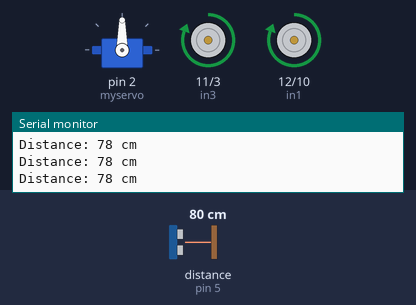
A sketch run on a simulated Arduino Uno, built with avr-gcc and run on an emulated ATmega328P. Shown: servo, motor-driver pin pairs drawn as motors (green arrow = first pin HIGH = forward, orange = second pin HIGH = backward, longer = more drive), the last lines printed to the serial monitor. Wiring (inferred from the names in the program): ultrasonic range finder: trigger pin 6; echo pin 5. Inputs (shaded band) come from the test bench; at power-on: distance to the obstacle (sensor on pin 5) 80 cm. The echo pulse lasts 58.3 µs per cm.

Above: at 3.2 s.
3.3 s: distance to the obstacle (sensor on pin 5) set to 23 cm
4.8 s: distance to the obstacle (sensor on pin 5) set to 19 cm
At 5.2 s:
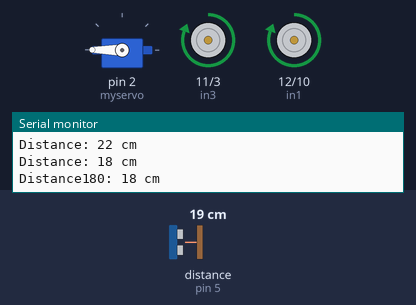
7.8 s: distance to the obstacle (sensor on pin 5) set to 2 cm
At 8.2 s:
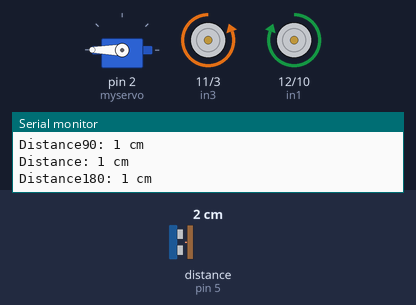
10.8 s: distance to the obstacle (sensor on pin 5) set to 4 cm
At 11.2 s:
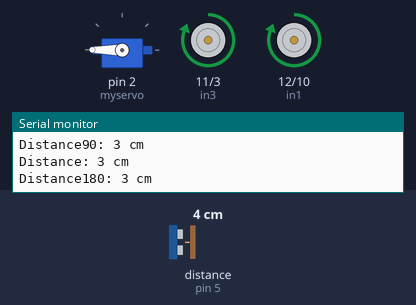
13.8 s: distance to the obstacle (sensor on pin 5) set to 183 cm
At 14.5 s:
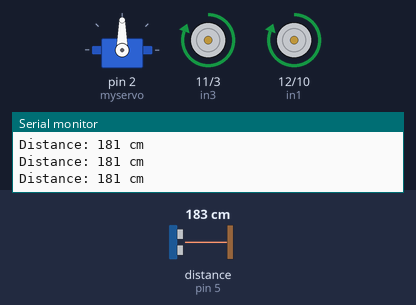
Timing chart, 0 to 16.4 s (numbered marks = the images above; inputs shaded):
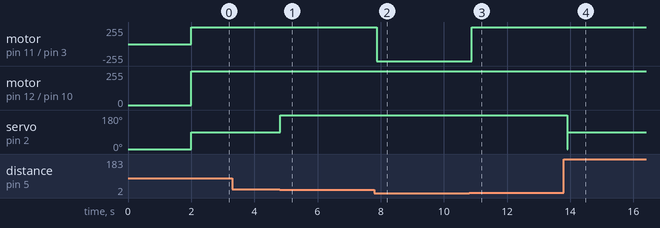

Measured:
- the behaviour switches between 21 and 20 cm on distance to the obstacle (sensor on pin 5) (found by bisection; images 0 and 1)
- the behaviour switches between 2 and 3 cm on distance to the obstacle (sensor on pin 5) (found by bisection; images 2 and 3)
- after the input at 4.8 s, servo on pin 2 (myservo): 90° → 180° at once
- after the input at 7.8 s, motor on pin 11 (in3) / pin 3 (in4): forward 255/255 → backward 255/255 after 0.07 s
- after the input at 10.8 s, motor on pin 11 (in3) / pin 3 (in4): backward 255/255 → forward 255/255 after 0.09 s
- after the input at 13.8 s, servo on pin 2 (myservo): 180° → 90° after 0.10 s

The sketch:

sketch_nov26b.ino
```cpp
#include <Servo.h>

Servo myservo;

#define echoPin 5 // attach pin D2 Arduino to pin Echo of HC-SR04
#define trigPin 6 //attach pin D3 Arduino to pin Trig of HC-SR04

#define in1 12
#define in2 10
#define in3 11
#define in4 3

// defines variables
long duration; // variable for the duration of sound wave travel
int distance; // variable for the distance measurement

int distance_0=0,distance_90=0,distance_180=0;
int threshold_distance=20;
int dir=0;


int distance_calc(){
  ///////////////////////ultrasonic distance calculation/////////////////////////////////////////////

  // Clears the trigPin condition
  digitalWrite(trigPin, LOW);
  delayMicroseconds(2);
  // Sets the trigPin HIGH (ACTIVE) for 10 microseconds
  digitalWrite(trigPin, HIGH);
  delayMicroseconds(10);
  digitalWrite(trigPin, LOW);
  delayMicroseconds(10);
  // Reads the echoPin, returns the sound wave travel time in microseconds
  duration = pulseIn(echoPin, HIGH);
  // Calculating the distance
  int dist = duration * 0.034 / 2; // Speed of sound wave divided by 2 (go and back)
  // Displays the distance on the Serial Monitor
  Serial.print("Distance: ");
  Serial.print(dist);
  Serial.println(" cm");

  return dist;
  }

void check_direction(){
  myservo.write(0);
  distance_180 = distance_calc();
  delay(200);

  myservo.write(180);
  delay(200);
  distance_0 = distance_calc();

  if(distance_180>distance_0)dir=1;
  else if(distance_0>distance_180)dir=2;
  }
void setup() {

  Serial.begin(9600); // // Serial Communication is starting with 9600 of baudrate speed

  pinMode(in1, OUTPUT);
  pinMode(in2, OUTPUT);
  pinMode(in3, OUTPUT);
  pinMode(in4, OUTPUT);


  myservo.attach(2);

  pinMode(trigPin, OUTPUT); // Sets the trigPin as an OUTPUT
  pinMode(echoPin, INPUT); // Sets the echoPin as an INPUT
  myservo.write(0);
  delay(2000);
}
void loop() {

  myservo.write(90);


  // Clears the trigPin condition
  digitalWrite(trigPin, LOW);
  delayMicroseconds(2);

  digitalWrite(trigPin, HIGH);
  delayMicroseconds(10);
  digitalWrite(trigPin, LOW);
  distance = pulseIn(echoPin, HIGH);
  int dist = distance * 0.034 / 2; // Speed of sound wave divided by 2 (go and back)
  Serial.print("Distance: ");
  Serial.print(dist);
  Serial.println(" cm");


  if(dist<threshold_distance){

                myservo.write(180);

                // Clears the trigPin condition
                digitalWrite(trigPin, LOW);
                delayMicroseconds(2);
                // Sets the trigPin HIGH (ACTIVE) for 10 microseconds
                digitalWrite(trigPin, HIGH);
                delayMicroseconds(10);
                digitalWrite(trigPin, LOW);
                // Reads the echoPin, returns the sound wave travel time in microseconds
                distance = pulseIn(echoPin, HIGH);
                // Calculating the distance
                int dist1 = distance * 0.034 / 2; // Speed of sound wave divided by 2 (go and back)
                // Displays the distance on the Serial Monitor
                Serial.print("Distance180: ");
                Serial.print(dist1);
                Serial.println(" cm");

                delay(500);

                 myservo.write(0);
  // Clears the trigPin condition
                  digitalWrite(trigPin, LOW);
                  delayMicroseconds(2);
                  // Sets the trigPin HIGH (ACTIVE) for 10 microseconds
                  digitalWrite(trigPin, HIGH);
                  delayMicroseconds(10);
                  digitalWrite(trigPin, LOW);
                  // Reads the echoPin, returns the sound wave travel time in microseconds
                  distance = pulseIn(echoPin, HIGH);
                  // Calculating the distance
                  int dist2 = distance * 0.034 / 2; // Speed of sound wave divided by 2 (go and back)
                  // Displays the distance on the Serial Monitor
                  Serial.print("Distance90: ");
                  Serial.print(dist2);
                  Serial.println(" cm");

                if(dist1>dist2){

                digitalWrite(in1,HIGH);
                digitalWrite(in2,LOW);

                digitalWrite(in3,LOW);
                digitalWrite(in4,HIGH);
                  }

                else if(dist2>dist1){

                digitalWrite(in1,HIGH);
                digitalWrite(in2,LOW);

                digitalWrite(in3,HIGH);
                digitalWrite(in4,LOW);
                }
    }//dir change over
   else{
        digitalWrite(in1,HIGH);
        digitalWrite(in2,LOW);

        digitalWrite(in3,HIGH);
        digitalWrite(in4,LOW);
    }//keep moving

}
```
